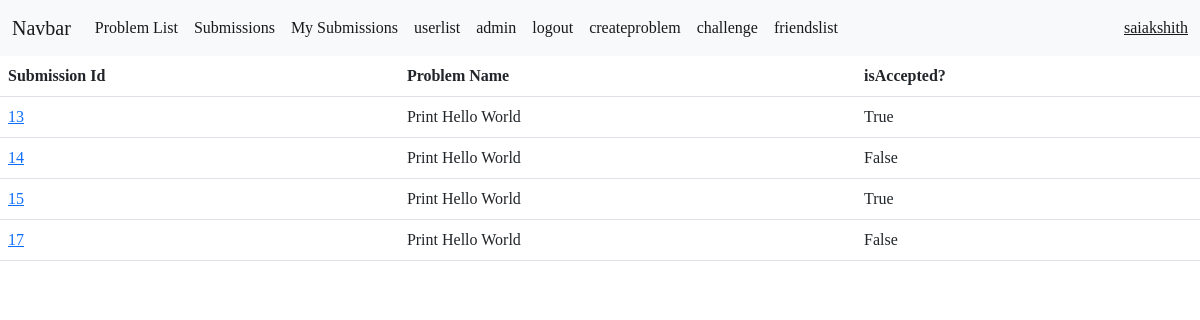
The page /Main_app/mysubmissions/ (signed in) on the database its author committed.
### Main_app/models.py (models this page shows, shortened)
class Submissions(models.Model):
    user = models.ForeignKey(User, on_delete=models.CASCADE,default=True,related_name='submissions')
    problem = models.ForeignKey(Problems,on_delete=models.CASCADE,default=True)
    solution = models.TextField()
    accepted = models.BooleanField(default=False)

class Problems(models.Model):
    Title = models.CharField(max_length=1000)
    Problem_statement = models.TextField()
    Author = models.CharField(max_length=1000)
    Number_of_submissions = models.IntegerField(default=0)
    Number_of_accepted = models.IntegerField(default=0)
    Test_cases = models.TextField()
    Example_test_cases = models.TextField()
    Solution = models.TextField()
    points = models.IntegerField(default=0)

### Main_app/views.py (the view)
# urls.py: path('mysubmissions/', views.my_submission_list,name='registeruser'),
@login_required
def my_submission_list(request):
    context = {'user':request.user}
    print(request.user.submissions.all)
    return render(request,'Main_app/my_submissions.html',context)

### Main_app/context_processors.py (called while the page is built)
def pass_user(request):
    print(request)
    print('I came inside atleast this time')
    return {'user_context': request.user}

### Main_app/templates/Main_app/my_submissions.html
{% extends './base.html' %}
{% block content%}
<table class="table">
    <tr>
        <th>Submission Id</th>
        <th>Problem Name</th>
        <th>isAccepted?</th>
    </tr>
    {%for submission in user.submissions.all%}
    <tr>
        <td><a href="/Main_app/submission/{{submission.id}}">{{submission.id}}</a></td>
        <td>{{submission.problem.Title}}</td>
        <td>{{submission.accepted}}</td>
    </tr>
    {% endfor%}
</table>
{% endblock%}

### Main_app/templates/Main_app/base.html (shortened to what this page needs)
<!doctype html>
<html lang="en">
<head>
  <link href="https://cdn.jsdelivr.net/npm/bootstrap@5.2.0-beta1/dist/css/bootstrap.min.css" rel="stylesheet"
>
</head>
<body>
  <nav class="navbar navbar-expand-lg bg-light">
    <div class="container-fluid">
      <a class="navbar-brand" href="#">Navbar</a>
      <div class="collapse navbar-collapse" id="navbarText">
        <ul class="navbar-nav me-auto mb-2 mb-lg-0">
          <li class="nav-item">
            <a class="nav-link active" aria-current="page" href="/Main_app/problemlist">Problem List</a>
          </li>
          <li class="nav-item">
            <a class="nav-link active" aria-current="page" href="/Main_app/submissionlist">Submissions</a>
          </li>
          {% if request.user.is_authenticated%}
          <li class="nav-item">
            <a class="nav-link active" aria-current="page" href="/Main_app/mysubmissions">My Submissions</a>
          </li>
          {% endif%}
          <li class="nav-item">
            <a class="nav-link active" aria-current="page" href="/Main_app/userlist">userlist</a>
          </li>
          <li class="nav-item">
            <a class="nav-link active" aria-current="page" href="/admin">admin</a>
          </li>
          {% if request.user.is_authenticated%}
          <li class="nav-item">
            <a class="nav-link active" aria-current="page" href="/Main_app/logout">logout</a>
          </li>
          <li class="nav-item">
            <a class="nav-link active" aria-current="page" href="/Main_app/createproblem">createproblem</a>
          </li>
          <li class="nav-item">
            <a class="nav-link active" aria-current="page" href="/Main_app/challenge">challenge</a>
          </li>
          <li class="nav-item">
            <a class="nav-link active" aria-current="page" href="/Main_app/friends">friendslist</a>
          </li>
          {%endif%}
        </ul>
        <span class="navbar-text">
          {%if user_context.is_authenticated%}
            <a href="/Main_app/user/{{user_context.user_info.pk}}">{{user_context.username}}</a>
          {% endif%}
        </span>
      </div>
    </div>
  </nav>
  {% block content %}{% endblock %}
</body>
</html>

### Main_app/templates/Main_app/base.html (style rules this page uses)
body { font-family: 'Open Sans', sans-serif; font-family: 'Rokkitt', serif; }

### rows shown on the page
Submissions: id "13", problem.Title "Print Hello World", accepted "True"
Submissions: id "14", problem.Title "Print Hello World", accepted "False"
Submissions: id "15", problem.Title "Print Hello World", accepted "True"
Submissions: id "17", problem.Title "Print Hello World", accepted "False"

### other values the page prints
{{ user_context.username }} "saiakshith"
